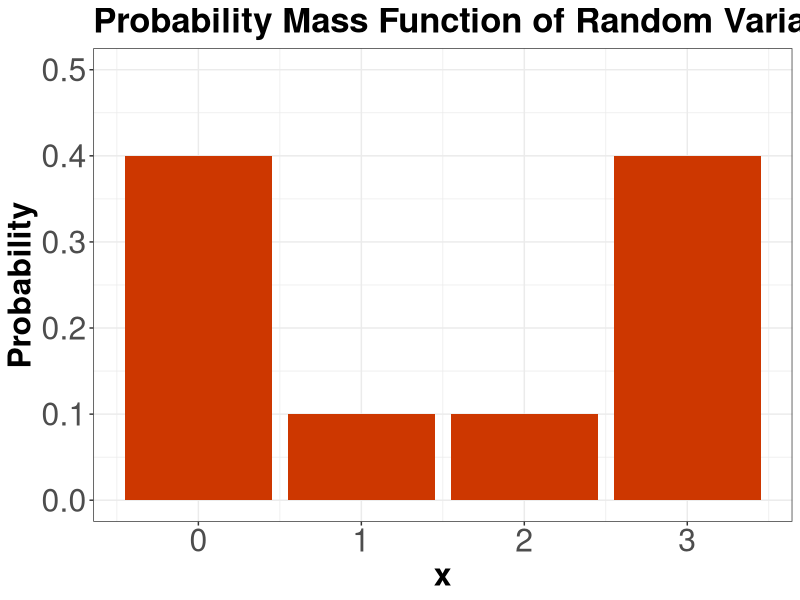
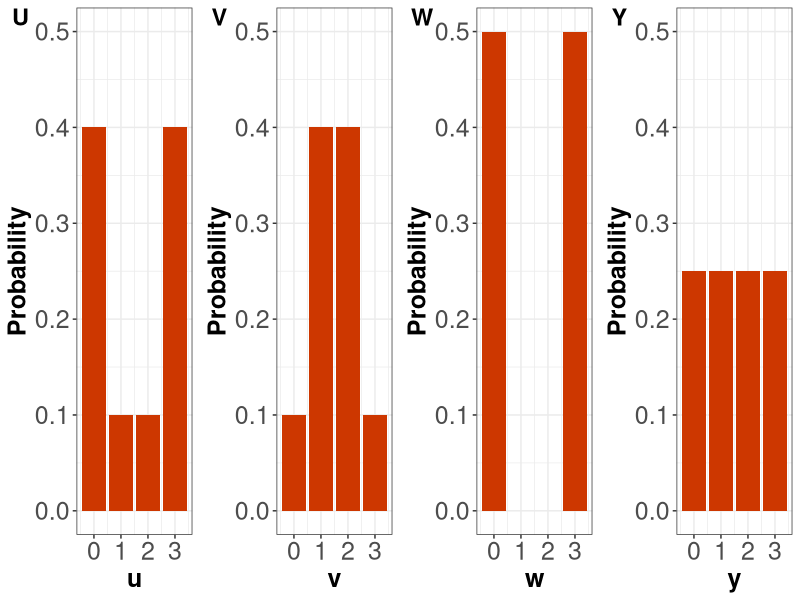
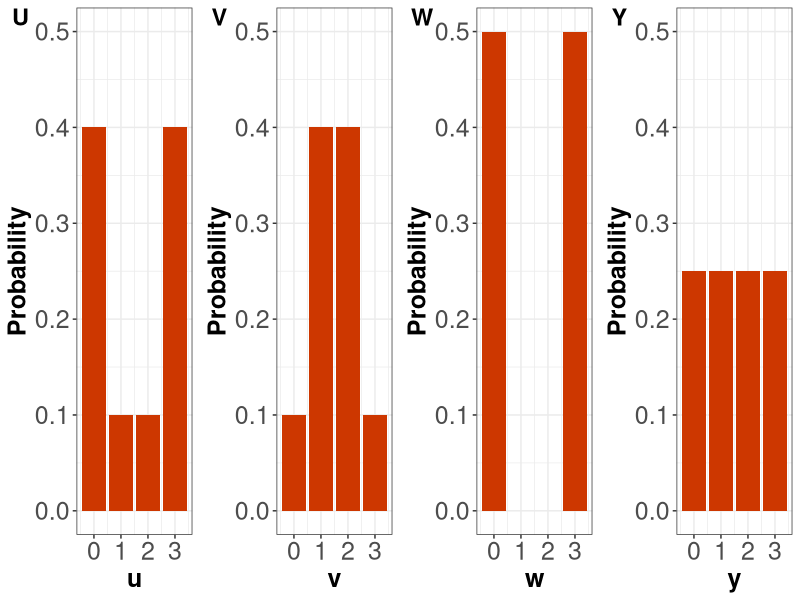
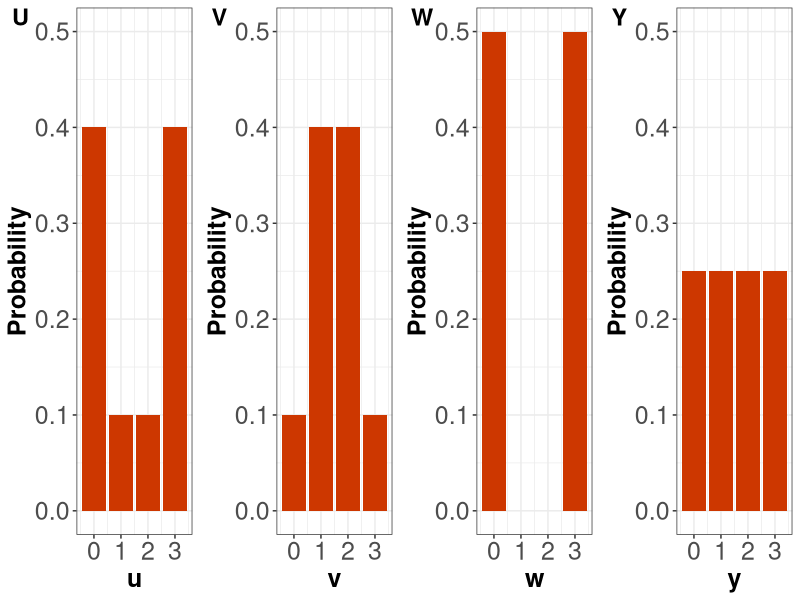
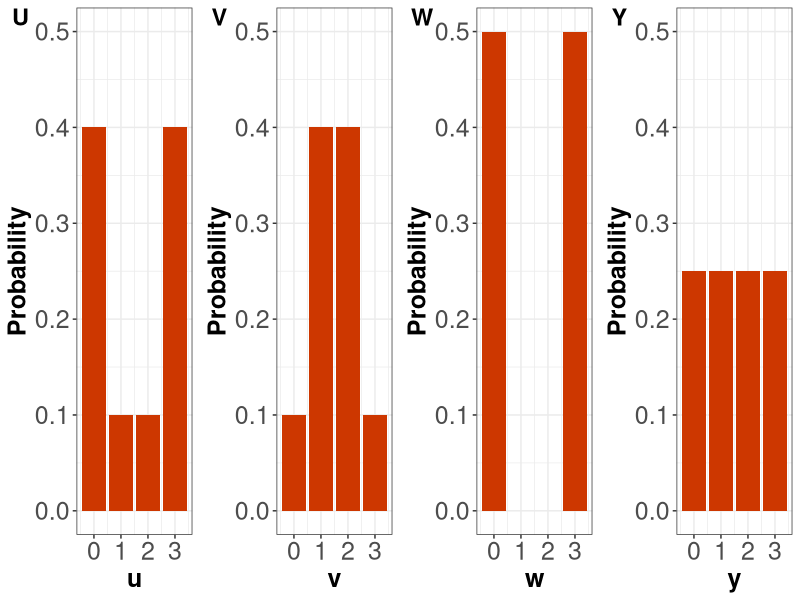
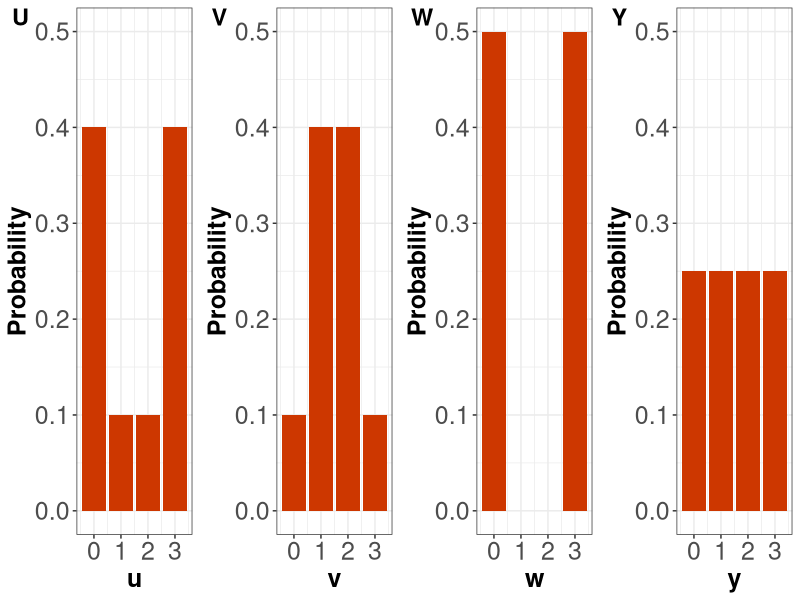
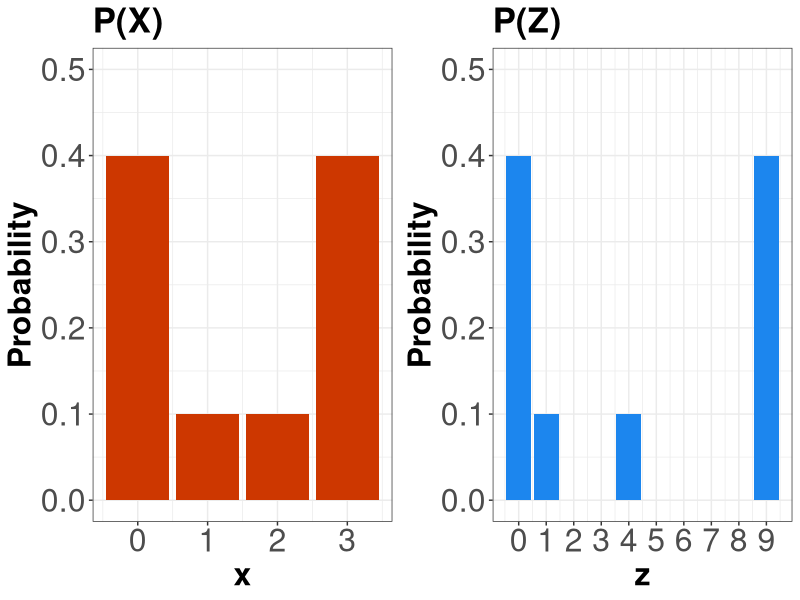
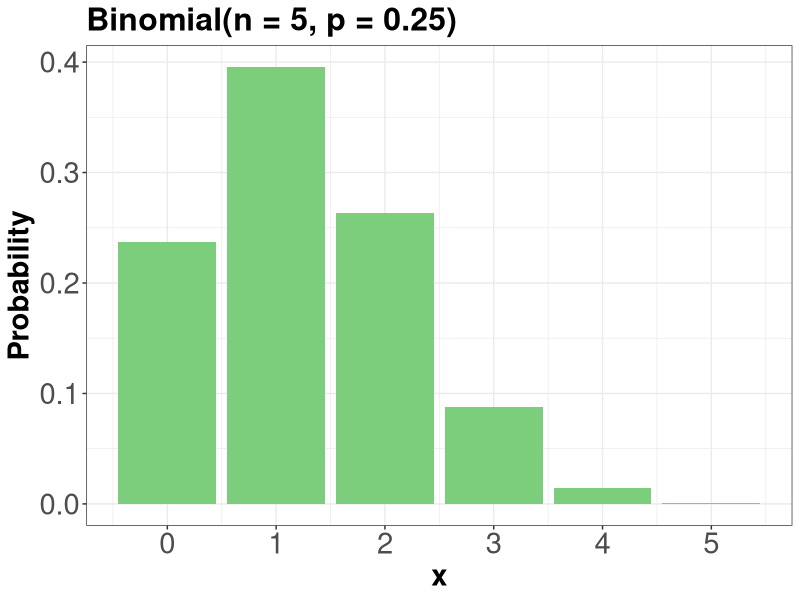

These charts were generated, in order, by the following R code:
## ---- chunk 1
#| echo: false
#| fig-width: 11.5
#| fig-height: 7

library(tidyverse)
library(cowplot)

PMF_X <- tibble(x = 0:3, p = c(0.4, 0.1, 0.1, 0.4)) %>%
  ggplot(aes(x, p)) +
  geom_col(fill = "orangered3") +
  theme_bw() +
  ylab("Probability") +
  ylim(0, 0.5) +
  theme(plot.title = element_text(size = 25, face = "bold"),
    axis.text = element_text(size = 23),
    axis.title = element_text(size = 23, face = "bold")) +
  ggtitle("Probability Mass Function of Random Variable X")
PMF_X
## ---- chunk 2
#| echo: false
#| fig-width: 11.5
#| fig-height: 4

PMF_U <- tibble(u = 0:3, p = c(0.4, 0.1, 0.1, 0.4)) %>%
  ggplot(aes(u, p)) +
  geom_col(fill = "orangered3") +
  theme_bw() +
  ylab("Probability") +
  ylim(0, 0.5) +
  theme(plot.title = element_text(size = 19, face = "bold"),
    axis.text = element_text(size = 18),
    axis.title = element_text(size = 18, face = "bold"))
PMF_V <- tibble(v = 0:3, p = c(0.1, 0.4, 0.4, 0.1)) %>%
  ggplot(aes(v, p)) +
  geom_col(fill = "orangered3") +
  theme_bw() +
  ylab("Probability") +
  ylim(0, 0.5) +
  theme(plot.title = element_text(size = 19, face = "bold"),
    axis.text = element_text(size = 18),
    axis.title = element_text(size = 18, face = "bold"))
PMF_W <- tibble(w = 0:3, p = c(0.5, 0, 0, 0.5)) %>%
  ggplot(aes(w, p)) +
  geom_col(fill = "orangered3") +
  theme_bw() +
  ylab("Probability") +
  ylim(0, 0.5) +
  theme(plot.title = element_text(size = 19, face = "bold"),
    axis.text = element_text(size = 18),
    axis.title = element_text(size = 18, face = "bold"))
PMF_Y <- tibble(y = 0:3, p = c(0.25, 0.25, 0.25, 0.25)) %>%
  ggplot(aes(y, p)) +
  geom_col(fill = "orangered3") +
  theme_bw() +
  ylab("Probability") +
  ylim(0, 0.5) +
  theme(plot.title = element_text(size = 19, face = "bold"),
    axis.text = element_text(size = 18),
    axis.title = element_text(size = 18, face = "bold"))
(cowplot::plot_grid(PMF_U, PMF_V, PMF_W, PMF_Y,
  nrow = 1, labels = c("U ", "V ", "W", "Y "), label_size = 17
))
## ---- chunk 3
#| echo: false
#| fig-width: 11.5
#| fig-height: 4

(cowplot::plot_grid(PMF_U, PMF_V, PMF_W, PMF_Y,
  nrow = 1, labels = c("U ", "V ", "W", "Y "), label_size = 17
))
## ---- chunk 4
#| echo: false
#| fig-width: 11.5
#| fig-height: 4

(cowplot::plot_grid(PMF_U, PMF_V, PMF_W, PMF_Y,
  nrow = 1, labels = c("U ", "V ", "W", "Y "), label_size = 17
))
## ---- chunk 5
#| echo: false
#| fig-width: 11.5
#| fig-height: 3.5

(cowplot::plot_grid(PMF_U, PMF_V, PMF_W, PMF_Y,
  nrow = 1, labels = c("U ", "V ", "W", "Y "), label_size = 17
))
## ---- chunk 6
#| echo: false
#| fig-width: 11.5
#| fig-height: 3.5

(cowplot::plot_grid(PMF_U, PMF_V, PMF_W, PMF_Y,
  nrow = 1, labels = c("U ", "V ", "W", "Y "), label_size = 17
))
## ---- chunk 7
#| echo: false
#| fig-width: 11.5
#| fig-height: 7

PMF_X <- PMF_X +
  ggtitle("P(X)")

PMF_Z <- tibble(z = 0:9, p = c(0.4, 0.1, 0, 0, 0.1, 0, 0, 0, 0, 0.4)) %>%
  ggplot(aes(z, p)) +
  geom_col(fill = "dodgerblue2") +
  theme_bw() +
  ylab("Probability") +
  ylim(0, 0.5) +
  theme(plot.title = element_text(size = 25, face = "bold"),
    axis.text = element_text(size = 23),
    axis.title = element_text(size = 23, face = "bold")) +
  ggtitle("P(Z)") +
  scale_x_continuous(breaks = 0:9)

plot_grid(PMF_X, PMF_Z, nrow = 1)
## ---- chunk 8
#| echo: false
#| fig-width: 8.25
#| fig-height: 3.5

PMF_Bin_5_0.25 <- tibble(x = 0:5, Probability = dbinom(x, size = 5, prob = 0.25)) %>% 
  ggplot(aes(x, Probability)) +
  geom_col(fill = "palegreen3") +
  ggtitle("Binomial(n = 5, p = 0.25)") +
  theme_bw() +
  theme(plot.title = element_text(size = 23, face = "bold"),
    axis.text = element_text(size = 21),
    axis.title = element_text(size = 21, face = "bold")) +
  scale_x_continuous(breaks = 0:5)

PMF_Bin_5_0.25
